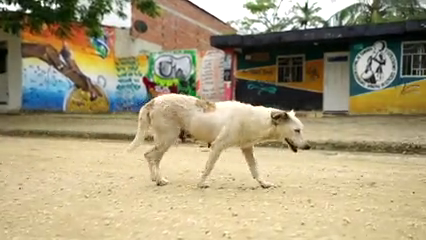
#> input picture frame 45 of tmp/4300700-sd_426_240_30fps.mp4, 426 x 240 px
$ python mark_left_hips.py
#> lines starting #> are read from the running program, lines starting #| are printed output that depends on the picture
from __future__ import annotations

import argparse
import json
import math
from http.server import BaseHTTPRequestHandler, HTTPServer
from pathlib import Path
from typing import Any
from urllib.parse import urlparse

import cv2


ROOT = Path(__file__).resolve().parents[3]
EXPERIMENT_DIR = Path(__file__).resolve().parent
VIDEO = ROOT / "tmp" / "4300700-sd_426_240_30fps.mp4"
FRAME_DIR = EXPERIMENT_DIR / "frames"
MARKS_FILE = EXPERIMENT_DIR / "manual-left-hip-marks.json"
FRAME_INDICES = (45, 55, 77, 100)
MAX_REQUEST_BYTES = 4096

PAGE = """<!doctype html>
<html lang="en">
<head>
  <meta charset="utf-8">
  <meta name="viewport" content="width=device-width, initial-scale=1">
  <title>Manual left-hip marking</title>
  <style>
    :root { color-scheme: light; font-family: system-ui, sans-serif; }
    body { max-width: 1100px; margin: 0 auto; padding: 1rem; color: #202124; }
    h1 { margin-bottom: .35rem; }
    .intro { margin-top: 0; color: #444; }
    #status { min-height: 1.5em; font-weight: 600; }
    #frames { display: grid; grid-template-columns: repeat(2, minmax(0, 1fr)); gap: 1rem; }
    article { border: 1px solid #bbb; border-radius: 8px; padding: .65rem; }
    article h2 { margin: 0 0 .45rem; font-size: 1.05rem; }
    .image-wrap { position: relative; }
    img { display: block; width: 100%; height: auto; cursor: crosshair; }
    .marker {
      display: none; position: absolute; width: 18px; height: 18px;
      border: 3px solid #e00000; border-radius: 50%; transform: translate(-50%, -50%);
      pointer-events: none; box-sizing: border-box;
    }
    .mark-info { min-height: 1.5em; margin: .4rem 0; font-size: .9rem; }
    button { padding: .45rem .7rem; cursor: pointer; }
    @media (max-width: 650px) {
      #frames { grid-template-columns: 1fr; }
    }
  </style>
</head>
<body>
  <h1>Manual left-hip marking</h1>
  <p class="intro">Click the dog's left hip on each original frame. Your click is saved
  right away. Click again to correct it; the red circle shows your current mark.
  Coordinates are measured in original-image pixels. No model predictions are shown.</p>
  <p id="status" role="status">Loading frames…</p>
  <main id="frames"></main>
  <script>
    const root = document.getElementById("frames");
    const statusLine = document.getElementById("status");

    function showMark(entry, card) {
      const marker = card.querySelector(".marker");
      const info = card.querySelector(".mark-info");
      if (entry.manualX === null || entry.manualY === null) {
        marker.style.display = "none";
        info.textContent = "Not marked yet";
        return;
      }
      const image = card.querySelector("img");
      marker.style.left = `${entry.manualX / entry.imageWidth * image.clientWidth}px`;
      marker.style.top = `${entry.manualY / entry.imageHeight * image.clientHeight}px`;
      marker.style.display = "block";
      info.textContent = `Saved: x=${entry.manualX.toFixed(2)}, y=${entry.manualY.toFixed(2)} px`;
    }

    async function sendMark(frameIndex, values) {
      const response = await fetch("/api/mark", {
        method: "POST",
        headers: { "Content-Type": "application/json" },
        body: JSON.stringify({ frameIndex, ...values })
      });
      const result = await response.json();
      if (!response.ok) throw new Error(result.error || "Could not save mark");
      return result.frame;
    }

    function addFrame(entry) {
      const card = document.createElement("article");
      const heading = document.createElement("h2");
      heading.textContent = `Frame ${entry.frameIndex}`;
      const wrap = document.createElement("div");
      wrap.className = "image-wrap";
      const image = document.createElement("img");
      image.src = `/frames/${entry.frameIndex}`;
      image.alt = `Original video frame ${entry.frameIndex}; click the dog's left hip`;
      image.draggable = false;
      const marker = document.createElement("span");
      marker.className = "marker";
      wrap.append(image, marker);
      const info = document.createElement("p");
      info.className = "mark-info";
      const clearButton = document.createElement("button");
      clearButton.type = "button";
      clearButton.textContent = "Clear mark";
      clearButton.addEventListener("click", async () => {
        try {
          const updated = await sendMark(entry.frameIndex, { clear: true });
          Object.assign(entry, updated);
          showMark(entry, card);
          statusLine.textContent = `Frame ${entry.frameIndex} mark cleared.`;
        } catch (error) {
          statusLine.textContent = error.message;
        }
      });
      image.addEventListener("click", async (event) => {
        const bounds = image.getBoundingClientRect();
        if (!bounds.width || !bounds.height) return;
        const x = Math.max(0, Math.min(
          entry.imageWidth,
          (event.clientX - bounds.left) * image.naturalWidth / bounds.width
        ));
        const y = Math.max(0, Math.min(
          entry.imageHeight,
          (event.clientY - bounds.top) * image.naturalHeight / bounds.height
        ));
        try {
          const updated = await sendMark(entry.frameIndex, {
            x: Math.round(x * 100) / 100,
            y: Math.round(y * 100) / 100
          });
          Object.assign(entry, updated);
          showMark(entry, card);
          statusLine.textContent = `Frame ${entry.frameIndex} mark saved.`;
        } catch (error) {
          statusLine.textContent = error.message;
        }
      });
      image.addEventListener("load", () => showMark(entry, card));
      window.addEventListener("resize", () => showMark(entry, card));
      card.append(heading, wrap, info, clearButton);
      root.append(card);
      showMark(entry, card);
    }

    fetch("/api/frames")
      .then(async (response) => {
        const data = await response.json();
        if (!response.ok) throw new Error(data.error || "Could not load frames");
        data.frames.forEach(addFrame);
        statusLine.textContent = "Click the left hip in each of the four frames.";
      })
      .catch((error) => { statusLine.textContent = error.message; });
  </script>
</body>
</html>
"""


# [13 lines left out: function load_marks, not called in this run]


def save_marks(marks: dict[str, Any]) -> None:
    temporary = MARKS_FILE.with_suffix(".json.tmp")
    temporary.write_text(json.dumps(marks, indent=2) + "\n", encoding="utf-8")
    temporary.replace(MARKS_FILE)


def extract_frames() -> dict[str, Any]:
    if not VIDEO.is_file():
        raise FileNotFoundError(f"Source video is missing: {VIDEO}")
    existing_entries = {}
    if MARKS_FILE.is_file():
        existing = json.loads(MARKS_FILE.read_text(encoding="utf-8"))
        existing_entries = {
            int(entry["frameIndex"]): entry for entry in existing.get("frames", [])
        }
    FRAME_DIR.mkdir(parents=True, exist_ok=True)
    capture = cv2.VideoCapture(str(VIDEO))
    if not capture.isOpened():
        raise RuntimeError(f"Could not open source video: {VIDEO}")
    frame_entries = []
    try:
        for frame_index in FRAME_INDICES:
            capture.set(cv2.CAP_PROP_POS_FRAMES, frame_index)
            success, image = capture.read()
            if not success:
                raise RuntimeError(f"Could not read video frame {frame_index}.")
            height, width = image.shape[:2]
            image_path = FRAME_DIR / f"frame-{frame_index:03d}.jpg"
            if not cv2.imwrite(str(image_path), image):
                raise RuntimeError(f"Could not save unannotated frame: {image_path}")
            old_entry = existing_entries.get(frame_index, {})
            frame_entries.append(
                {
                    "frameIndex": frame_index,
                    "image": image_path.relative_to(EXPERIMENT_DIR).as_posix(),
                    "imageWidth": width,
                    "imageHeight": height,
                    "manualX": old_entry.get("manualX"),
                    "manualY": old_entry.get("manualY"),
                }
            )
#> this loop made 4 passes
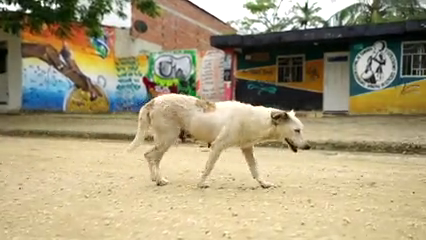
#> input picture frame 45 of tmp/4300700-sd_426_240_30fps.mp4, 426 x 240 px
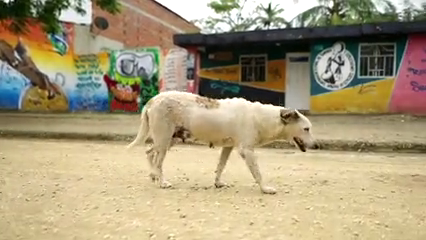
#> input picture frame 55 of tmp/4300700-sd_426_240_30fps.mp4, 426 x 240 px
#> pass 3, in extract_frames, `success, image = capture.read()`:
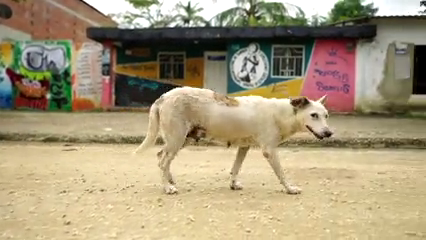
#> image: shape (240, 426, 3); mean B, G, R 121.6, 151.6, 165.9
#> after the loop, frame_entries = 4 items
    finally:
        capture.release()

    template = {
        "description": (
            "Manual left-hip clicks only. Coordinates are in original-frame pixels "
            "with origin at the top-left. RTMPose predictions are stored separately."
        ),
        "sourceVideo": VIDEO.relative_to(ROOT).as_posix(),
        "frames": frame_entries,
    }
    save_marks(template)
    if existing_entries:
        preserved = sum(
            entry["manualX"] is not None and entry["manualY"] is not None
            for entry in frame_entries
        )
        print(f"Preserved {preserved} existing manual marks.")
    return template


# [49 lines left out: functions api_frames, update_mark, not called in this run]


def make_handler() -> type[BaseHTTPRequestHandler]:
    class MarkingHandler(BaseHTTPRequestHandler):
        # [79 lines left out: functions respond, respond_json, do_GET, do_POST, not called in this run]

        def log_message(self, format: str, *args: Any) -> None:
            print(f"[manual-marking] {self.address_string()} - {format % args}")

    return MarkingHandler


def main() -> None:
    parser = argparse.ArgumentParser(
        description="Serve a browser interface for manual left-hip marking."
    )
    parser.add_argument(
        "--prepare",
        action="store_true",
        help="Extract the four original frames before starting the web server.",
    )
    parser.add_argument("--host", default="0.0.0.0")
    parser.add_argument("--port", type=int, default=8765)
    args = parser.parse_args()
    if not 1 <= args.port <= 65535:
        parser.error("--port must be between 1 and 65535.")
    if args.prepare or not MARKS_FILE.is_file():
        template = extract_frames()
#> template = 3 items
        print(f"Prepared {len(template['frames'])} original frames.")
#| Prepared 4 original frames.
    else:
        load_marks()

#> (the run stopped early here; a loop or call above may not have finished)

$ run again, starting later in the video
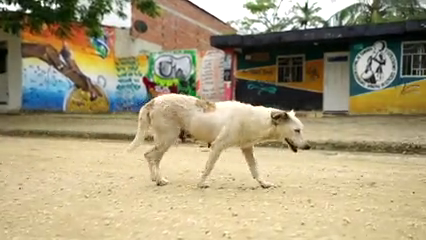
#> input picture frame 45 of tmp/4300700-sd_426_240_30fps.mp4, 426 x 240 px
#> the loop in extract_frames, `for frame_index in FRAME_INDICES:` made 4 passes
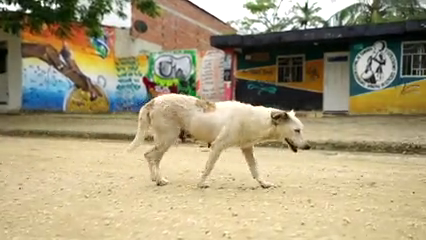
#> input picture frame 45 of tmp/4300700-sd_426_240_30fps.mp4, 426 x 240 px
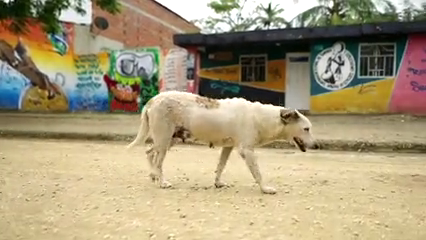
#> input picture frame 55 of tmp/4300700-sd_426_240_30fps.mp4, 426 x 240 px
#> after the loop in extract_frames, `for frame_index in FRAME_INDICES:`: frame_entries = 4 items
#> template = 3 items
#| Prepared 4 original frames.

$ run again, starting later in the video
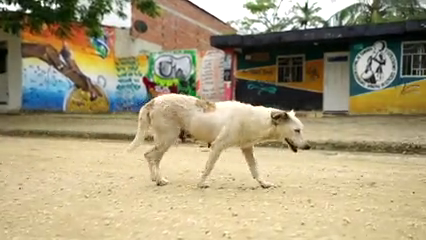
#> input picture frame 45 of tmp/4300700-sd_426_240_30fps.mp4, 426 x 240 px
#> the loop in extract_frames, `for frame_index in FRAME_INDICES:` made 4 passes
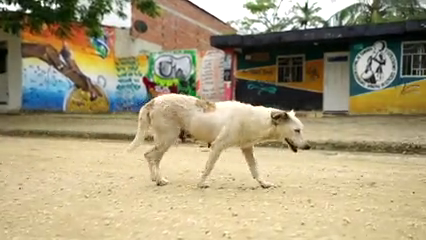
#> input picture frame 45 of tmp/4300700-sd_426_240_30fps.mp4, 426 x 240 px
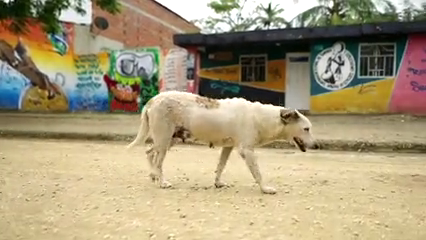
#> input picture frame 55 of tmp/4300700-sd_426_240_30fps.mp4, 426 x 240 px
#> after the loop in extract_frames, `for frame_index in FRAME_INDICES:`: frame_entries = 4 items
#> template = 3 items
#| Prepared 4 original frames.
